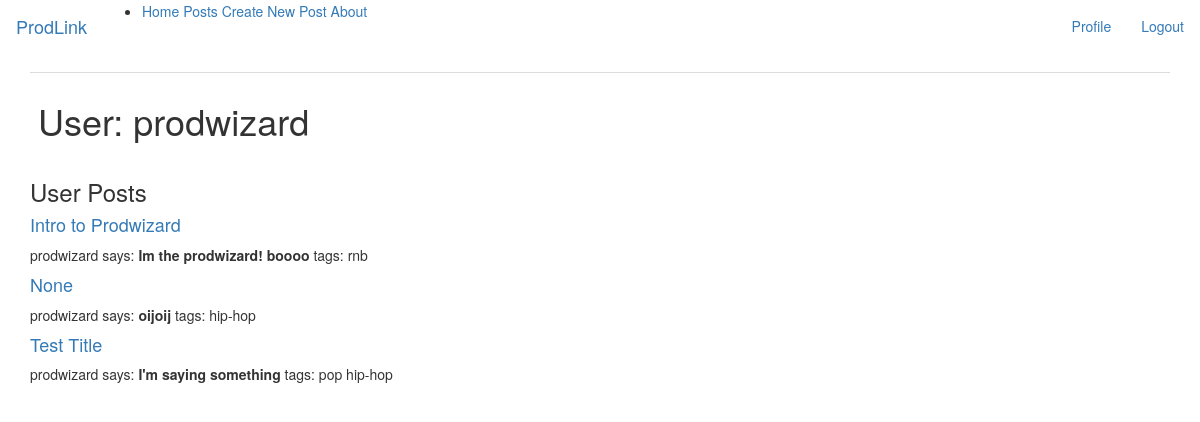
The app's page /user/prodwizard (signed in), older data.
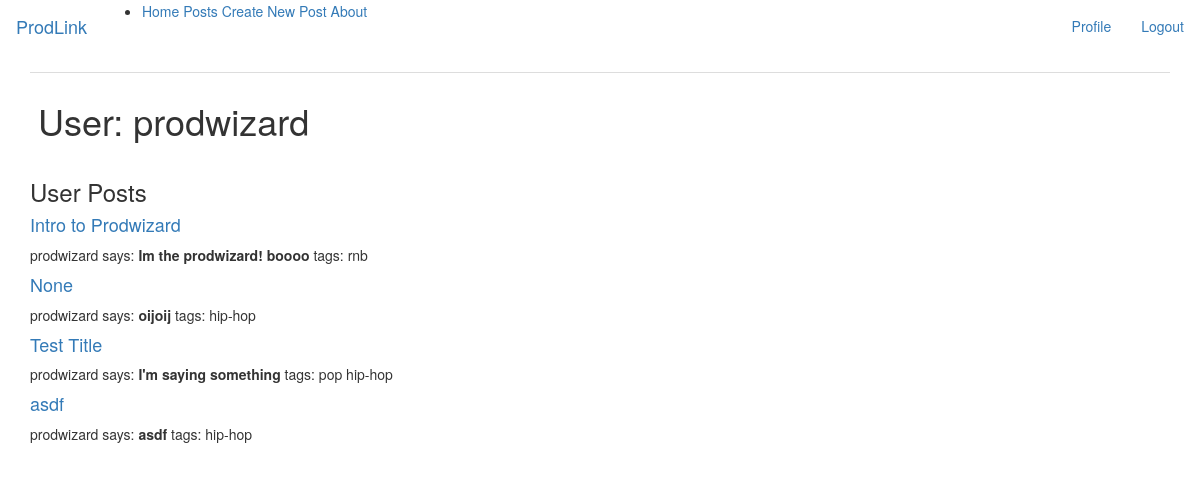
The same page, newer data.
### app/models.py (models this page shows, shortened)
class Post(db.Model):
    id = db.Column(db.Integer, primary_key=True)
    title = db.Column(db.String(140))
    body = db.Column(db.String(140))
    timestamp = db.Column(db.DateTime, index=True, default=datetime.utcnow)
    user_id = db.Column(db.Integer, db.ForeignKey('user.id'))
    tags = db.relationship("Tag", secondary=tag_post_association, back_populates="posts")

class User(UserMixin, db.Model):
    id = db.Column(db.Integer, primary_key=True)
    username = db.Column(db.String(64), index=True, unique=True)
    email = db.Column(db.String(120), index=True, unique=True)
    password_hash = db.Column(db.String(128))
    posts = db.relationship('Post', backref='author', lazy='dynamic')

class Tag(db.Model):
    id = db.Column(db.Integer, primary_key=True)
    name = db.Column(db.String(64), index=True, unique=True)
    posts = db.relationship("Post", secondary=tag_post_association, back_populates="tags")

### app/routes.py (the view)
@app.route('/user/<username>')
@login_required
def user(username):
    active_user = User.query.filter_by(username=username).first_or_404()
    form = EmptyForm()
    return render_template('user.html', user=active_user, form=form)

### app/models.py (called while the page is built)
@login.user_loader
def load_user(id):
    return User.query.get(int(id))

### app/templates/user.html
{% extends "base.html" %}
{% block app_content %}
    <table class="table table-hover">
        <tr>
            <td>
                <h1>User: {{ user.username }}</h1>
            </td>
        </tr>
    </table>
    <h3>User Posts</h3>
    {% for post in user.posts %}
    <h4><a href="{{ url_for('post', post_id=post.id) }}">{{ post.title }}</a></h4>
    <p>
    {{ post.author.username }} says: <b>{{ post.body }}</b>
        tags:
        {% for tag in post.tags %}
        {{ tag.name }}
        {% endfor %}
    </p>
    {% endfor %}
{% endblock %}

Row changes from the older to the newer data that the page shows:
added Post: title "asdf", author.username "prodwizard", body "asdf", Tag (name "hip-hop")
